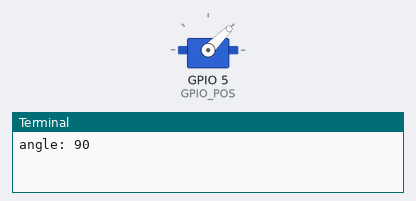
This program was run on a simulated Raspberry Pi (BCM pin numbers). Parts: servo, the last lines printed to the terminal. Servo angles are drawn from the pulse width (0.5 ms = 0°, 2.5 ms = 180°). At 9.0 s the program stops and its outputs stay as they are.

Above: at 0.1 s.
At 3.1 s:
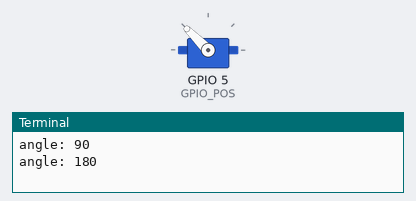
Timing chart, 0 to 4.6 s (numbered marks = the images above):
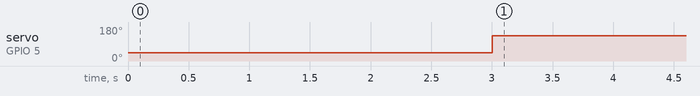

Measured:
- by itself, servo on GPIO 5 (GPIO_POS): 45° → 135° at 3.0 s

The program:

servomotor.py
```python
import RPi.GPIO as GPIO
import time

GPIO_POS = 5


class Motor:
    def __init__(self):
        GPIO.setmode(GPIO.BCM)
        GPIO.setup(GPIO_POS, GPIO.OUT)
        self.servo = GPIO.PWM(GPIO_POS, 50)

    def __del__(self):
        GPIO.cleanup()

    def rotate(self, angle):
        """
        モーターを回転させる。dutyの計算については以下を参考

        動作パルス：20ms–＞周波数50Hz
        ０度：1.0m–＞デユーティ5%
        ９０度：1.5ms–＞デユーティ7．5%
        １８０度：2.0ms–＞デユーティ10.0%
        :param angle: numbers
        :return:
        """
        duty = (angle / 180.0) * 10
        self.servo.start(duty)


if __name__ == '__main__':

    motor = Motor()
    angles = [90, 180, 0]

    for ang in angles:
        print(f'angle: {ang}')
        motor.rotate(ang)
        time.sleep(3)
```
